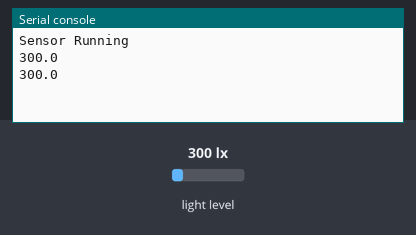
Recording of a program running on a simulated CircuitPython board. On the bench: the last lines printed to the serial console. The inputs (shaded band) are chosen by the test bench; at power-on: light level 300 lx.

Above: at 1.2 s.
1.3 s: light level set to 40 lx
At 2.6 s:
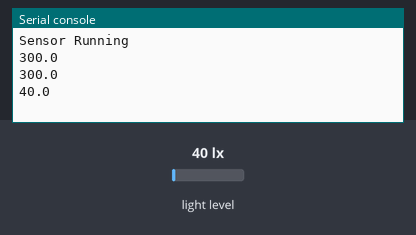
2.8 s: light level set to 500 lx
At 3.3 s:
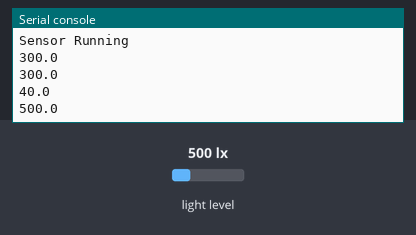
Timing chart, 0 to 5.8 s (numbered marks = the images above; inputs shaded):
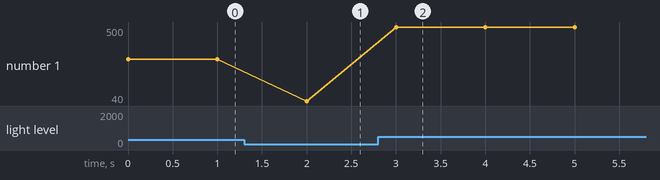

The program:

light_sensor.py
```python
import time
import board
import busio
import adafruit_tsl2561

i2c = busio.I2C(board.SCL, board. SDA)
sensor = adafruit_tsl2561.TSL2561(i2c)
sensor.gain=0
sensor.integration_time=1
print("Sensor Running")
while True:
	print(sensor.lux)
	time.sleep(1)
```

Measured:
- after the input at 1.3 s, the serial console: prints a new line after 0.70 s (image 1)
- after the input at 2.8 s, the serial console: prints a new line after 0.20 s (image 2)
- plotted number 1: 300 → 40 after the input at 1.3 s, 40 → 500 after the input at 2.8 s
